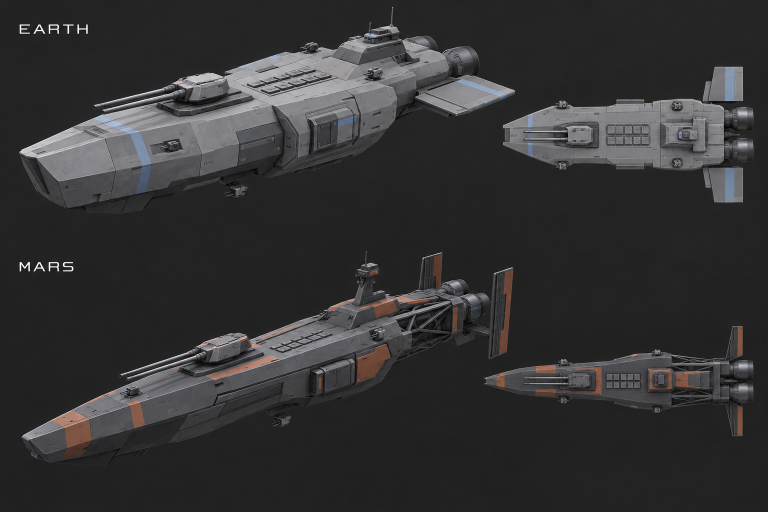
#> input picture art/reference/20261017_t1_starters/t1-starters.png, 1536 x 1024 px (shown at 1/2 size)
$ python reference-comparison-sheet.py ../art/reference/20261017_t1_starters/t1-starters.png
#> lines starting #> are read from the running program, lines starting #| are printed output that depends on the picture
"""Reference board beside the rebuilt hero renders, one sheet per reference board.
python tools/reference-comparison-sheet.py OUT_DIR
"""
import sys
from pathlib import Path
from PIL import Image, ImageDraw, ImageFont

ROOT = Path(__file__).resolve().parents[1]
OUT = ROOT / sys.argv[1]
BOARDS = {
    't1': ('art/reference/20261017_t1_starters/t1-starters.png', ['earth_starter_escort', 'mars_starter_escort']),
    't3-cruisers': (['art/reference/20261017_t3_cruisers/earth_gun_cruiser.png', 'art/reference/20261017_t3_cruisers/earth_air_defense_cruiser.png',
                     'art/reference/20261017_t3_cruisers/mars_gun_cruiser.png', 'art/reference/20261017_t3_cruisers/mars_missile_cruiser.png'],
                    ['earth_gun_cruiser', 'earth_air_defense_cruiser', 'mars_gun_cruiser', 'mars_missile_cruiser']),
    't3-small': (['art/reference/20261017_t3_interceptors/falke-herschel.png', 'art/reference/20261015_small_branches/earth_recon_t3_v2.png',
                  'art/reference/20261015_small_branches/mars_assault_t3_v2.png'],
                 ['interceptor_t3', 'mars_interceptor_t3', 'earth_recon_t3', 'mars_assault_t3']),
    't4-cruisers': ('art/reference/20261017_t4_cruisers/t4-cruisers.png', ['earth_gun_cruiser_t4', 'earth_air_defense_cruiser_t4', 'mars_gun_cruiser_t4', 'mars_missile_cruiser_t4']),
    't4-small': ('art/reference/20261017_t4_small/t4-small.png', ['earth_recon_t4', 'interceptor_t4', 'mars_assault_t4', 'mars_interceptor_t4']),
    't5-battleships': ('art/reference/20261017_t5_fleet/battleships.png', ['battleship_t5', 'mars_battleship_t5']),
    't5-cruisers': ('art/reference/20261017_t5_fleet/cruisers.png', ['earth_gun_cruiser_t5', 'earth_air_defense_cruiser_t5', 'mars_gun_cruiser_t5', 'mars_missile_cruiser_t5']),
    't5-small': ('art/reference/20261017_t5_fleet/small.png', ['interceptor_t5', 'earth_recon_t5', 'mars_interceptor_t5', 'mars_assault_t5']),
}
font = ImageFont.truetype('C:/Windows/Fonts/malgun.ttf', 22)
for name, (refs, keys) in BOARDS.items():
    refs = [refs] if isinstance(refs, str) else refs
    W = 1600; refh = 520
    ref_images = [Image.open(ROOT / r).convert('RGB') for r in refs]
#> ref_images = 1 item
    cell = W // len(ref_images)
#> cell = 1600
    tile_w = W // len(keys); tile_h = int(tile_w * .7)
    sheet = Image.new('RGB', (W, refh + tile_h + 70), (22, 26, 32)); d = ImageDraw.Draw(sheet)
#> after `sheet = Image.new('RGB', (W, refh + tile_h + 70), (22, 26, 32))`:
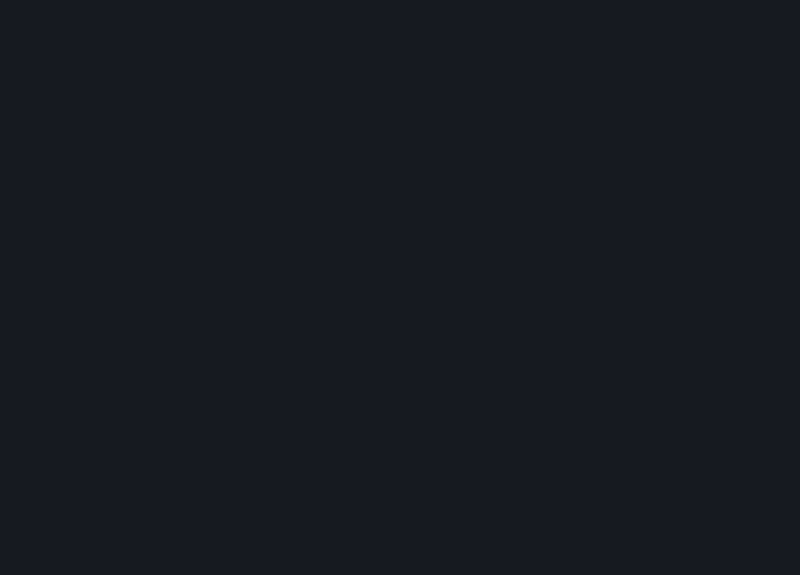
#> sheet: PIL image 1600x1150 RGB (shown at 1/2 size); mean R, G, B 22, 26, 32
    d.text((12, 8), 'Reference', fill=(225, 230, 235), font=font)
    for i, im in enumerate(ref_images):
        im.thumbnail((cell, refh - 40)); sheet.paste(im, (i * cell + (cell - im.width) // 2, 40))
#> this loop made 1 pass
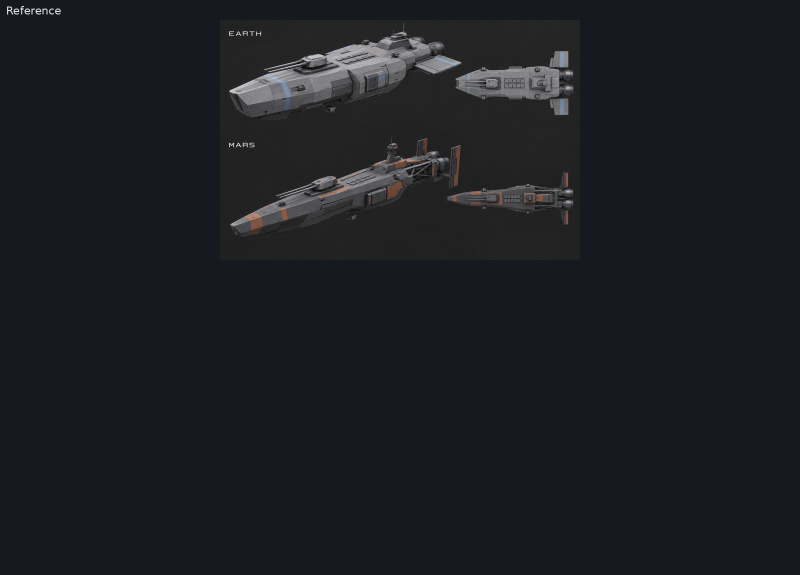
#> sheet: PIL image 1600x1150 RGB (shown at 1/2 size); mean R, G, B 27.6, 30.8, 35.9
    d.text((12, refh + 8), 'Rebuilt blockout', fill=(225, 230, 235), font=font)
    for i, key in enumerate(keys):
        candidates = [OUT / f'{key}_hero.png', OUT / f'{key}_hero.jpg', ROOT / 'docs/validation/reference_pilot_20261017' / f'{key}_hero.png']
#> (the run stopped early here; a loop or call above may not have finished)
